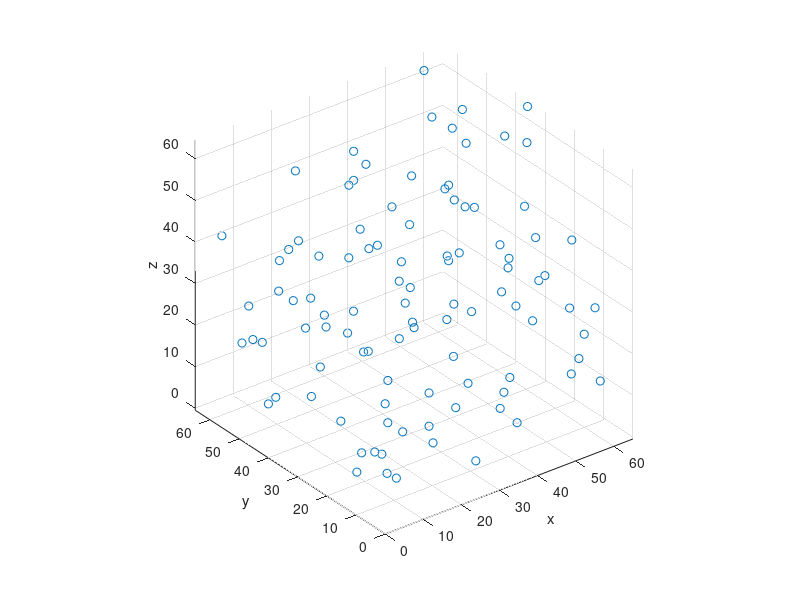

MATLAB code to generate this figure:
clear
close all
clc

%% Random outliers on a perfect grid
m = 100; % num points
n = 65;
x=round(rand(1,m)*n);
y=round(rand(1,m)*n);
z=round(rand(1,m)*n);
figure,
scatter3(x,y,z)
xlabel('x')
ylabel('y')
zlabel('z')
grid on
axis equal